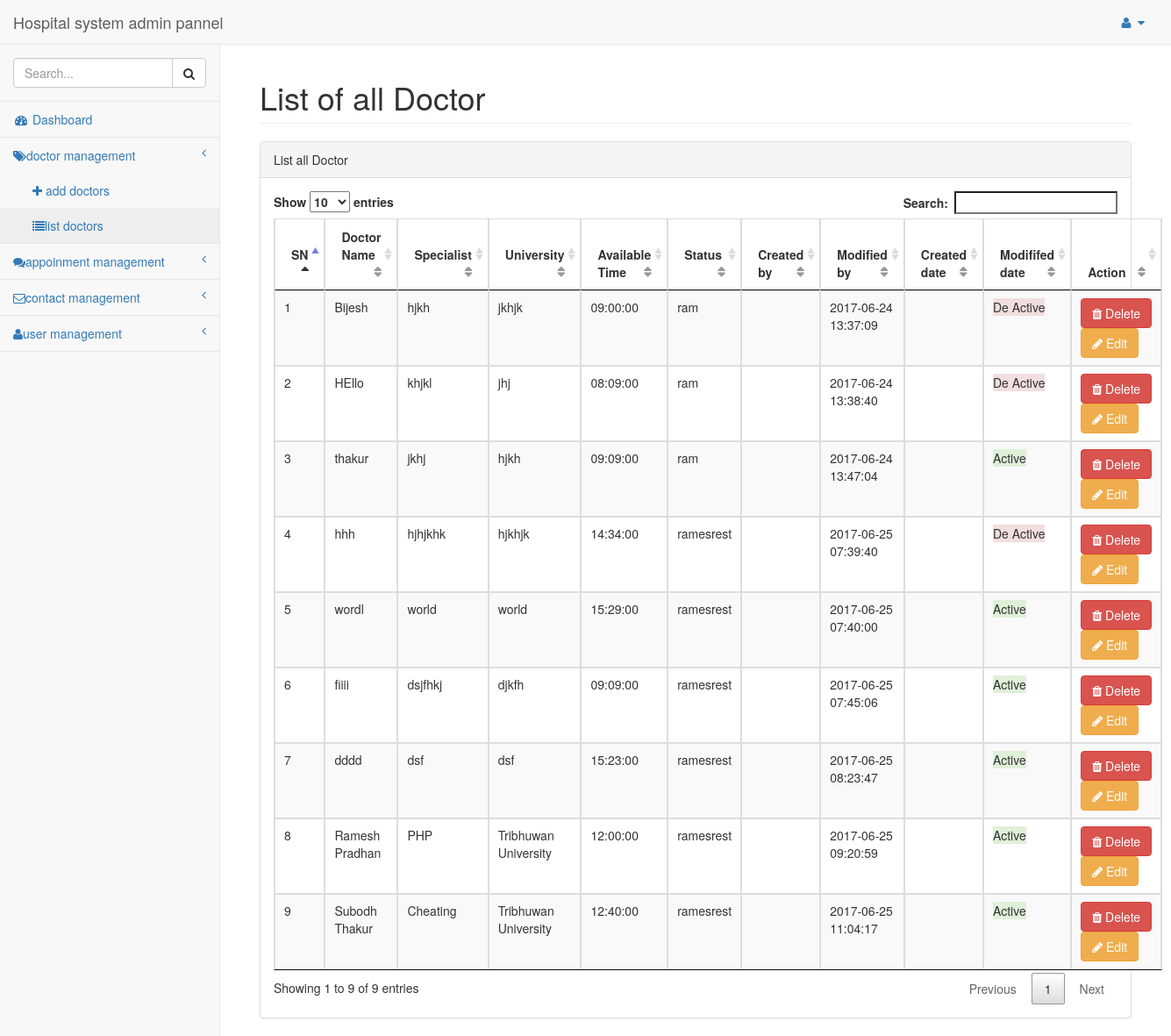
/admin/list_doctor.php (signed in), run on the app's committed database.
### tables this page shows
CREATE TABLE `tbl_doctor` (
  `id` int(11) NOT NULL,
  `doctor_name` varchar(55) NOT NULL,
  `doctor_image` varchar(255) NOT NULL,
  `degree` varchar(255) NOT NULL,
  `university` varchar(255) NOT NULL,
  `specialist` varchar(255) NOT NULL,
  `available_time` time NOT NULL,
  `status` tinyint(1) NOT NULL DEFAULT '0',
  `created_by` varchar(55) NOT NULL,
  `modified_by` varchar(55) DEFAULT NULL,
  `created_date` datetime NOT NULL,
  `modified_date` datetime DEFAULT NULL
);

### admin/class/common.php (called while the page is built, shortened)
<?php
abstract class Common{
	function select($sql){
		$conn = new mysqli('localhost','root','','db_hospital');
		$res = $conn->query($sql);
		$data = [];
		if($res->num_rows > 0){
			while ($row = $res->fetch_assoc()) {
				array_push($data, $row);
			}
		}
		return $data ;
	}
}
?>

### admin/class/doctor.class.php (called while the page is built, shortened)
<?php
require_once "common.php";
class Doctor extends Common {
	public function index()
	{
		$sql = "SELECT * FROM tbl_doctor";
		$list = $this->select($sql);
		return $list;
	}
}
?>

### admin/list_doctor.php (the view, shortened to what this page needs)
<?php
 require_once "header.php";
 require_once "class/doctor.class.php";
 $doc  = new Doctor();
 $doclist = $doc->index();
?>
    <link href="css/jquery.dataTables.min.css" rel="stylesheet">
        <div id="page-wrapper">
            <div class="container-fluid">
                <div class="row">
                    <div class="col-lg-12">
                        <h1 class="page-header">List of all Doctor</h1>
                    </div>
                </div>
                <div class="row">
                <div class="col-lg-12">
                    <div class="panel panel-default">
                        <div class="panel-heading">
                            List all Doctor
                        </div>
                        <div class="panel-body">
                            <table width="100%" class="table table-striped table-bordered table-hover" id="doctorform">
                                <thead>
                                    <tr>
                                        <th>SN</th>
                                        <th>Doctor Name</th>
                                        <th>Specialist</th>
                                        <th>University</th>
                                        <th>Available Time</th>
                                        <th>Status</th>
                                        <th>Created by</th>
                                        <th>Modified by</th>
                                        <th>Created date</th>
                                        <th>Modififed date</th>
                                        <th>Action</th>
                                    </tr>
                                </thead>
                                <tbody>
                                <?php $i = 1; foreach($doclist as $doc){ ?>
                                     <tr class="odd gradeX">
                                        <td><?php echo $i++; ?></td>
                                        <td><?php echo $doc['doctor_name'] ?></td>
                                        <td><?php echo $doc['specialist'] ?></td>
                                        <td><?php echo $doc['university'] ?></td>
                                        <td><?php echo $doc['available_time'] ?></td>
                                        <td><?php echo $doc['created_by'] ?></td>
                                        <td><?php echo $doc['modified_by'] ?></td>
                                        <td><?php echo $doc['created_date'] ?></td>
                                        <td><?php echo $doc['modified_date'] ?></td>
                                        <td class="center">
                                            <?php if ($doc['status'] == 1) {
                                               echo "<span class='bg bg-success'>Active</span>";
                                            } else {
                                                echo "<span class='bg bg-danger'>De Active</span>";
                                                } ?>
                                        </td>
                                        <td class="center"><a href="delete_doctor.php?id=<?php echo $doc['id'] ?>" class="btn btn-danger" onclick="return confirm('Do you want to delete ?')"><i class="fa fa-trash"></i> Delete</a>
                                        <a href="edit_doctor.php?id=<?php echo $doc['id'] ?>" class="btn btn-warning"><i class="fa fa-pencil"></i> Edit</a></td>
                                    </tr>
                                    <?php } ?>
                                </tbody>
                            </table>
                        </div>
                    </div>
                </div>
            </div>
            </div>
        </div>
        <?php require_once "footer.php" ?>

### data on the page
tbl_doctor: doctor_name "Bijesh", specialist "hjkh", university "jkhjk", available_time "09:00:00", created_by "ram", created_date "2017-06-24 13:37:09", status "De Active"
tbl_doctor: doctor_name "HEllo", specialist "khjkl", university "jhj", available_time "08:09:00", created_by "ram", created_date "2017-06-24 13:38:40", status "De Active"
tbl_doctor: doctor_name "thakur", specialist "jkhj", university "hjkh", available_time "09:09:00", created_by "ram", created_date "2017-06-24 13:47:04", status "Active"
tbl_doctor: doctor_name "hhh", specialist "hjhjkhk", university "hjkhjk", available_time "14:34:00", created_by "ramesrest", created_date "2017-06-25 07:39:40", status "De Active"
tbl_doctor: doctor_name "wordl", specialist "world", university "world", available_time "15:29:00", created_by "ramesrest", created_date "2017-06-25 07:40:00", status "Active"
tbl_doctor: doctor_name "fiiii", specialist "dsjfhkj", university "djkfh", available_time "09:09:00", created_by "ramesrest", created_date "2017-06-25 07:45:06", status "Active"
tbl_doctor: doctor_name "dddd", specialist "dsf", university "dsf", available_time "15:23:00", created_by "ramesrest", created_date "2017-06-25 08:23:47", status "Active"
tbl_doctor: doctor_name "Ramesh Pradhan", specialist "PHP", university "Tribhuwan University", available_time "12:00:00", created_by "ramesrest", created_date "2017-06-25 09:20:59", status "Active"
tbl_doctor: doctor_name "Subodh Thakur", specialist "Cheating", university "Tribhuwan University", available_time "12:40:00", created_by "ramesrest", created_date "2017-06-25 11:04:17", status "Active"
